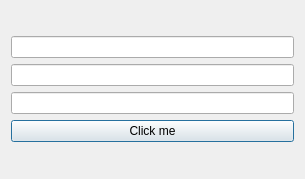
<?xml version="1.0" encoding="UTF-8"?>
<ui version="4.0">
 <class>Dialog</class>
 <widget class="QDialog" name="Dialog">
  <property name="geometry">
   <rect>
    <x>0</x>
    <y>0</y>
    <width>305</width>
    <height>179</height>
   </rect>
  </property>
  <property name="windowTitle">
   <string>Dialog</string>
  </property>
  <layout class="QVBoxLayout" name="verticalLayout_2">
   <item>
    <layout class="QVBoxLayout" name="verticalLayout">
     <item>
      <widget class="QLineEdit" name="lineEdit1"/>
     </item>
     <item>
      <widget class="QLineEdit" name="lineEdit2"/>
     </item>
     <item>
      <widget class="QLineEdit" name="lineEdit3"/>
     </item>
     <item>
      <widget class="QPushButton" name="pushButton">
       <property name="text">
        <string>Click me</string>
       </property>
      </widget>
     </item>
    </layout>
   </item>
  </layout>
 </widget>
 <resources/>
 <connections/>
</ui>
